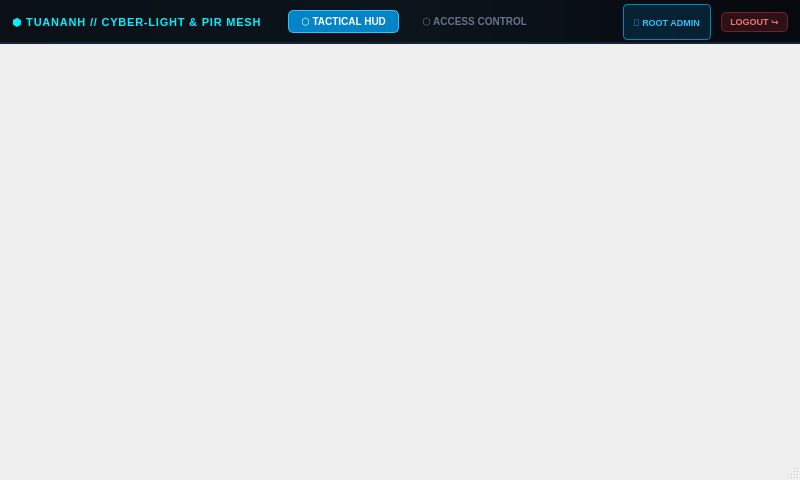
<?xml version="1.0" encoding="UTF-8"?>
<ui version="4.0">
 <class>MainWindow</class>
 <widget class="QMainWindow" name="MainWindow">
  <property name="geometry">
   <rect>
    <x>0</x>
    <y>0</y>
    <width>800</width>
    <height>480</height>
   </rect>
  </property>
  <property name="minimumSize">
   <size>
    <width>320</width>
    <height>240</height>
   </size>
  </property>
  <property name="windowTitle">
   <string>TUANANH - Tactical Cyber-Light &amp; Security Mesh</string>
  </property>
  <widget class="QWidget" name="centralWidget">
   <layout class="QVBoxLayout" name="mainLayout">
    <property name="spacing">
     <number>0</number>
    </property>
    <property name="leftMargin">
     <number>0</number>
    </property>
    <property name="topMargin">
     <number>0</number>
    </property>
    <property name="rightMargin">
     <number>0</number>
    </property>
    <property name="bottomMargin">
     <number>0</number>
    </property>
    <item>
     <widget class="QFrame" name="topHeaderBar">
      <property name="minimumSize">
       <size>
        <width>0</width>
        <height>44</height>
       </size>
      </property>
      <property name="maximumSize">
       <size>
        <width>16777215</width>
        <height>44</height>
       </size>
      </property>
      <property name="styleSheet">
       <string notr="true">QFrame#topHeaderBar {
  background: qlineargradient(x1:0, y1:0, x2:1, y2:0, stop:0 #0a1016, stop:0.5 #0c141c, stop:1 #06090e);
  border-bottom: 1.5px solid #162432;
}</string>
      </property>
      <layout class="QHBoxLayout" name="headerLayout">
       <property name="leftMargin">
        <number>12</number>
       </property>
       <property name="topMargin">
        <number>4</number>
       </property>
       <property name="rightMargin">
        <number>12</number>
       </property>
       <property name="bottomMargin">
        <number>4</number>
       </property>
       <property name="spacing">
        <number>10</number>
       </property>
       <item>
        <widget class="QLabel" name="systemTitleLabel">
         <property name="text">
          <string>⬢ TUANANH // CYBER-LIGHT &amp; PIR MESH</string>
         </property>
         <property name="styleSheet">
          <string notr="true">color: #00f0ff; font-size: 11px; font-weight: 900; letter-spacing: 0.8px;</string>
         </property>
        </widget>
       </item>
       <item>
        <spacer name="headerLeftSpacer">
         <property name="orientation">
          <enum>Qt::Horizontal</enum>
         </property>
         <property name="sizeType">
          <enum>QSizePolicy::Fixed</enum>
         </property>
         <property name="sizeHint" stdset="0">
          <size>
           <width>16</width>
           <height>20</height>
          </size>
         </property>
        </spacer>
       </item>
       <item>
        <widget class="QPushButton" name="dashboardButton">
         <property name="cursor">
          <cursorShape>PointingHandCursor</cursorShape>
         </property>
         <property name="text">
          <string>⬡ TACTICAL HUD</string>
         </property>
         <property name="checkable">
          <bool>true</bool>
         </property>
         <property name="checked">
          <bool>true</bool>
         </property>
         <property name="autoExclusive">
          <bool>true</bool>
         </property>
         <property name="styleSheet">
          <string notr="true">QPushButton {
  background: transparent;
  color: #64748b;
  border: 1px solid transparent;
  border-radius: 5px;
  padding: 4px 12px;
  font-size: 10px;
  font-weight: 800;
}
QPushButton:hover {
  background: #111c26;
  color: #ffffff;
}
QPushButton:checked {
  background: #0284c7;
  color: #ffffff;
  border: 1px solid #38bdf8;
  font-weight: 900;
}</string>
         </property>
        </widget>
       </item>
       <item>
        <widget class="QPushButton" name="usersButton">
         <property name="cursor">
          <cursorShape>PointingHandCursor</cursorShape>
         </property>
         <property name="text">
          <string>⬡ ACCESS CONTROL</string>
         </property>
         <property name="checkable">
          <bool>true</bool>
         </property>
         <property name="autoExclusive">
          <bool>true</bool>
         </property>
         <property name="styleSheet">
          <string notr="true">QPushButton {
  background: transparent;
  color: #64748b;
  border: 1px solid transparent;
  border-radius: 5px;
  padding: 4px 12px;
  font-size: 10px;
  font-weight: 800;
}
QPushButton:hover {
  background: #111c26;
  color: #ffffff;
}
QPushButton:checked {
  background: #0284c7;
  color: #ffffff;
  border: 1px solid #38bdf8;
  font-weight: 900;
}</string>
         </property>
        </widget>
       </item>
       <item>
        <spacer name="headerSpacer">
         <property name="orientation">
          <enum>Qt::Horizontal</enum>
         </property>
         <property name="sizeHint" stdset="0">
          <size>
           <width>40</width>
           <height>20</height>
          </size>
         </property>
        </spacer>
       </item>
       <item>
        <widget class="QLabel" name="roleBadgeLabel">
         <property name="text">
          <string>👑 ROOT ADMIN</string>
         </property>
         <property name="styleSheet">
          <string notr="true">background: rgba(2, 132, 199, 0.18);
color: #38bdf8;
border: 1px solid #0284c7;
border-radius: 4px;
padding: 2px 7px;
font-size: 9px;
font-weight: 800;</string>
         </property>
        </widget>
       </item>
       <item>
        <widget class="QPushButton" name="logoutButton">
         <property name="cursor">
          <cursorShape>PointingHandCursor</cursorShape>
         </property>
         <property name="text">
          <string>LOGOUT ↪</string>
         </property>
         <property name="styleSheet">
          <string notr="true">QPushButton {
  background: #2b1118;
  color: #f87171;
  border: 1px solid #7f1d1d;
  border-radius: 5px;
  padding: 3px 8px;
  font-size: 9px;
  font-weight: 800;
}
QPushButton:hover {
  background: #dc2626;
  color: #ffffff;
}</string>
         </property>
        </widget>
       </item>
      </layout>
     </widget>
    </item>
    <item>
     <widget class="QStackedWidget" name="pages"/>
    </item>
   </layout>
  </widget>
  <widget class="QStatusBar" name="statusBar"/>
 </widget>
 <resources>
  <include location="../resources/resources.qrc"/>
 </resources>
 <connections/>
</ui>
